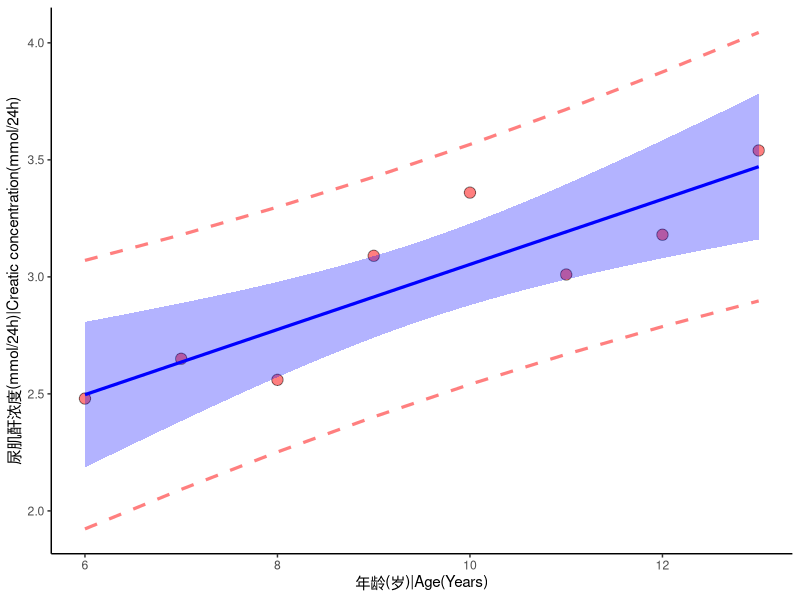
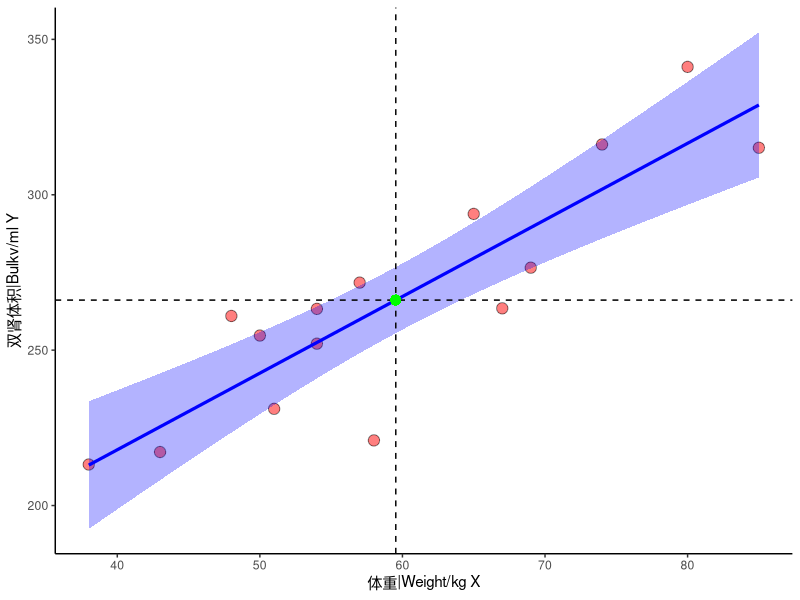

The R script that drew these images, in order:
## ---- chunk 1
library("dplyr")
library("kableExtra") 
library("haven")
Creatinine_df<-read_sav(file="ExampleData/SavData4MedSta/Exam09-01.sav")
colnames(Creatinine_df)<-c("编号","年龄(X)","尿肌酐(Y)")
knitr::kable( Creatinine_df, caption = '8名正常儿童的年龄X(岁)与尿肌酐含量Y*(mmol/24h)',
    booktabs = TRUE, digits = 4, align='ccc',format.args = list(scientific = FALSE)) %>%
kable_paper("striped", full_width = F)  %>% 
kableExtra::kable_classic_2() 
## ---- chunk 2
library("dplyr")
library("haven")
library("ggplot2")
Creatinine_df<-read_sav(file="ExampleData/SavData4MedSta/Exam09-01.sav")
colnames(Creatinine_df)<-c("No.","Age","CreatiC")

lmod<-lm(Creatinine_df$CreatiC~Creatinine_df$Age)

meanX<-mean(Creatinine_df$Age)
meanY<-mean(Creatinine_df$CreatiC)
n<-length(Creatinine_df$CreatiC)
##用离均差平方和计算不同的变异量
SS_tol<-sum((Creatinine_df$CreatiC-meanY)^2)
SS_reg<-sum((lmod$fitted.values-meanY)^2)
SS_res<-sum((Creatinine_df$CreatiC-lmod$fitted.values)^2)
##计算不同的离均差平方和(Sum of square of deviations from mean,SS)，离均差积和
DAS_xx<-sum(Creatinine_df$Age^2)-(sum(Creatinine_df$Age))^2/n
DAS_yy<-sum(Creatinine_df$CreatiC^2)-(sum(Creatinine_df$CreatiC))^2/n
DAS_xy<-sum(Creatinine_df$Age*Creatinine_df$CreatiC)-(sum(Creatinine_df$Age)*sum(Creatinine_df$CreatiC))/n

#计算回归系数b与常项数a
b<-DAS_xy/DAS_xx
# [1] 0.1391667
a<-meanY-b*meanX
# [1] 1.661667

#计算回归方程的剩余标准差SDR_xy
SDR_xy<-sqrt(SS_res/(n-2))
#计算样本回归系数的标准误Se_rc
Se_b<-SDR_xy/sqrt(DAS_xx)

F_val<-SS_reg*(n-2)/SS_res
# [1] 20.96842
t_val<-b/Se_b
# [1] 4.579129

# 计算回归系数Beta(b)的95%可信区间
alpha<-0.05
t_alphaval<-qt(alpha/2,n-2,lower.tail = F)
# [1] 2.446912
lci<-b-t_alphaval*Se_b
uci<-b+t_alphaval*Se_b

#根据计算的回归系数和b和常项数a计算Y的预测值
pred.y <- b * Creatinine_df$Age + a
#根据抽样误差大小的标准误计算公式计算总体均数的可信区间
pred.y_se<-SDR_xy*sqrt(1/n+(Creatinine_df$Age-meanX)^2/sum((Creatinine_df$Age-meanX)^2))
pred.y_uci<-pred.y+t_alphaval*pred.y_se
pred.y_lci<-pred.y-t_alphaval*pred.y_se

#根据抽样观察值的波动标准差计算公式计算观察值的预测区间
y_se<-SDR_xy*sqrt(1+1/n+(Creatinine_df$Age-meanX)^2/sum((Creatinine_df$Age-meanX)^2))
y_uci<-pred.y+t_alphaval*y_se
y_lci<-pred.y-t_alphaval*y_se

pred.y_df<-cbind(Creatinine_df$Age,
  predict(lmod,interval = "confidence")[,2],
  predict(lmod,interval = "confidence")[,3], pred.y)

y_df<-cbind(Creatinine_df$Age,  y_lci,  y_uci, pred.y)

#plot(Creatinine_df$Age,Creatinine_df$CreatiC, cex = 1.75, pch = 21, bg = 'gray')
#lines(pred.y_df[order(pred.y_df[,1]),][,1],pred.y_df[order(pred.y_df[,1]),][,4],col="green")

#lines(pred.y_df[order(pred.y_df[,1]),][,1],pred.y_df[order(pred.y_df[,1]),][,2],col="red")
#lines(pred.y_df[order(pred.y_df[,1]),][,1],pred.y_df[order(pred.y_df[,1]),][,3],col="red")

#lines(y_df[order(y_df[,1]),][,1],y_df[order(y_df[,1]),][,2],col="blue")
#lines(y_df[order(y_df[,1]),][,1],y_df[order(y_df[,1]),][,3],col="blue")

colnames(pred.y_df)<-c("Age","LCI","UCI","predy")
colnames(y_df)<-c("Age","LCI","UCI","predy")

o <- ggplot(Creatinine_df, aes(Age, CreatiC))+
  xlab("年龄(岁)|Age(Years)")+ ylab("尿肌酐浓度(mmol/24h)|Creatic concentration(mmol/24h)")+
  geom_point(shape=21,size=3.5, colour = "black",fill="red",alpha=0.5)+
  geom_smooth(method="lm", se=TRUE, colour = "blue",fill="blue",alpha=0.3,size=1.1)+
  geom_path(data=as.data.frame(y_df[order(y_df[,1]),]),aes(Age,UCI),lineend="butt",linejoin="round",linemitre=1,
  color="red",size=1.1,alpha=0.5,linetype=2)+
  geom_path(data=as.data.frame(y_df[order(y_df[,1]),]),aes(Age,LCI),lineend="butt",linejoin="round",linemitre=1,
  color="red",size=1.1,alpha=0.5,linetype=2)+
  theme_classic()
print(o)

## ---- chunk 3
library("dplyr")
library("haven")
library("ggplot2")
bulkv_df<-read_sav(file="ExampleData/SavData4MedSta/Exam09-05.sav")
colnames(bulkv_df)<-c("No.","Weight","Bulkv")

meanW<-mean(bulkv_df$Weight)
meanB<-mean(bulkv_df$Bulkv)
n<-length(bulkv_df$Weight)
##计算不同的离均差平方和(Sum of square of deviations from mean,SS)，离均差积和
DAS_xx<-sum(bulkv_df$Weight^2)-(sum(bulkv_df$Weight))^2/n
DAS_yy<-sum(bulkv_df$Bulkv^2)-(sum(bulkv_df$Bulkv))^2/n
DAS_xy<-sum(bulkv_df$Weight*bulkv_df$Bulkv)-(sum(bulkv_df$Weight)*sum(bulkv_df$Bulkv))/n

#计算样本的相关系数
r<-DAS_xy/sqrt(DAS_xx*DAS_yy)
#[1] 0.8754315

wb <- ggplot(bulkv_df, aes(Weight, Bulkv))+
  xlab("体重|Weight/kg X")+ ylab("双肾体积|Bulkv/ml Y")+
  geom_point(shape=21,size=3.5, colour = "black",fill="red",alpha=0.5)+
  geom_smooth(method="lm", se=TRUE, colour = "blue",fill="blue",alpha=0.3,size=1.1)+
  geom_vline(aes(xintercept = mean(Weight)),linetype=2)+
  geom_hline(aes(yintercept  = mean(Bulkv)),linetype=2)+
  geom_point(aes(mean(Weight),mean(Bulkv)),shape=16,size=3.5, colour="green",alpha=0.5)+
  theme_classic()
  
print(wb)
